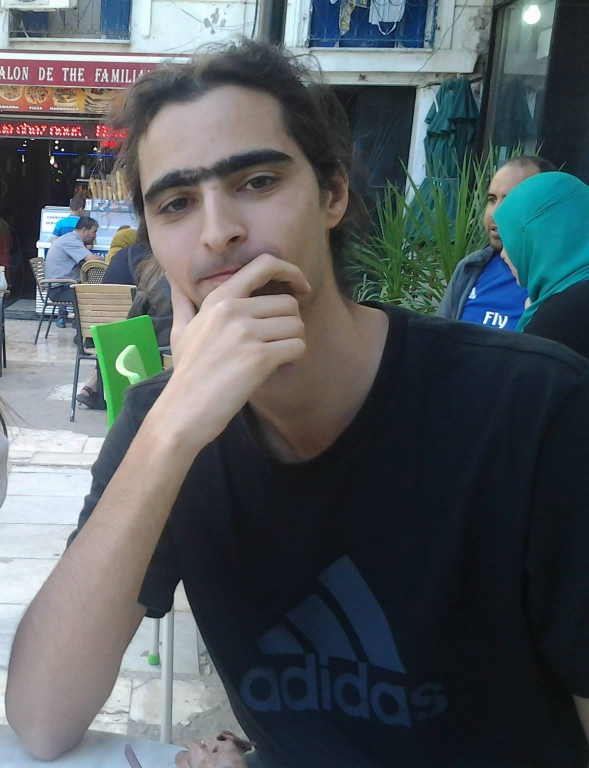
%> input picture Photo.jpg, 1178 x 1536 px (shown at 1/2 size)
$ octave jpg_2_8bit.m   (GNU Octave 9; MATLAB toolbox functions it lacks are replaced by stand-ins)
%> lines starting %> are read from the running program, lines starting %| are printed output that depends on the picture
clear;clc;close all;

filename = 'Photo.jpg';

completeI = rgb2gray(imread(filename));
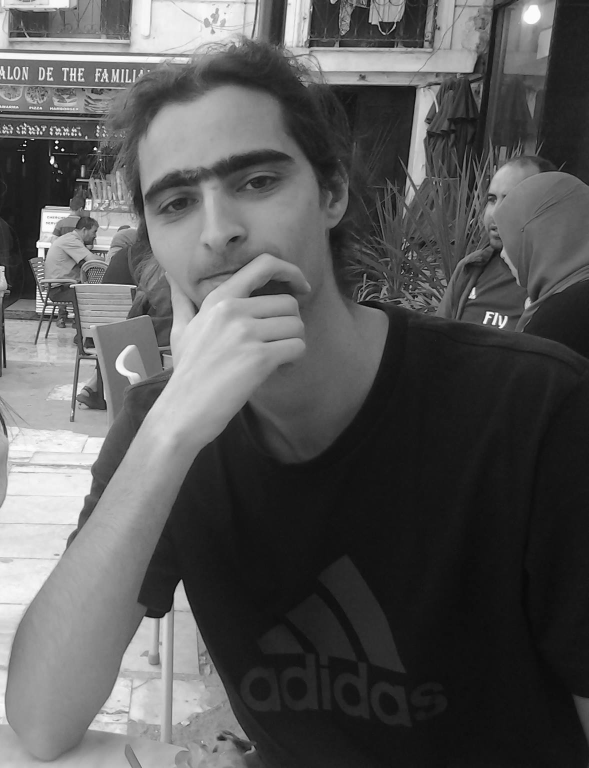
%> completeI: size 1536x1178 uint8 (shown at 1/2 size); min 0, max 255, mean 88.9

completeI = imresize(completeI,[144,160]);
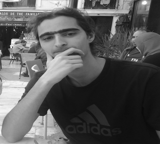
%> completeI: size 144x160 uint8; min 10, max 255, mean 88.9

completeI = double(completeI);
%> completeI: size 144x160 double

%Quantization
completeI = floor(completeI/64);
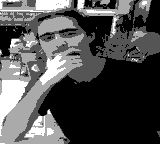
%> completeI: size 144x160 double; min 0, max 3, mean 0.931; drawn with min black and max white
completeI = 3-completeI;
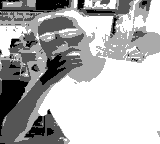
%> completeI: size 144x160 double; min 0, max 3, mean 2.07; drawn with min black and max white
imshow(uint8(255-completeI*64))
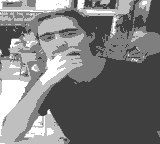
%> displayed picture: size 144x160, on the screen's scale of 0 to 255; min 63, max 255, mean 122.6

m=1;
for l = 1:8:144
    for c = 1:8:160
        tile = completeI(l:l+7,c:c+7);
        bits = de2bi(reshape(tile',[numel(tile),1]),2,'left-msb');
        bits1 = bits(:,1)';
        bits2 = bits(:,2)';
        for k = 1:8:64
            bytes{m} = dec2hex(bi2de(bits1(k:k+7)),2);
            bytes{m+1} = dec2hex(bi2de(bits2(k:k+7)),2);
            m = m+2;
        end
    end
end
%> after the loop, bytes = 5760 items; m = 5761

disp([num2str(length(bytes)) ' bytes used (0x' dec2hex(length(bytes)) ')']);
%| 5760 bytes used (0x1680)
save('photo.mat','bytes')


tile_map = dec2hex([0:255, 0:(length(bytes)-255-1)]);
%> tile_map = 5761 items

save('photo_map.mat','tile_map')

disp('done')
